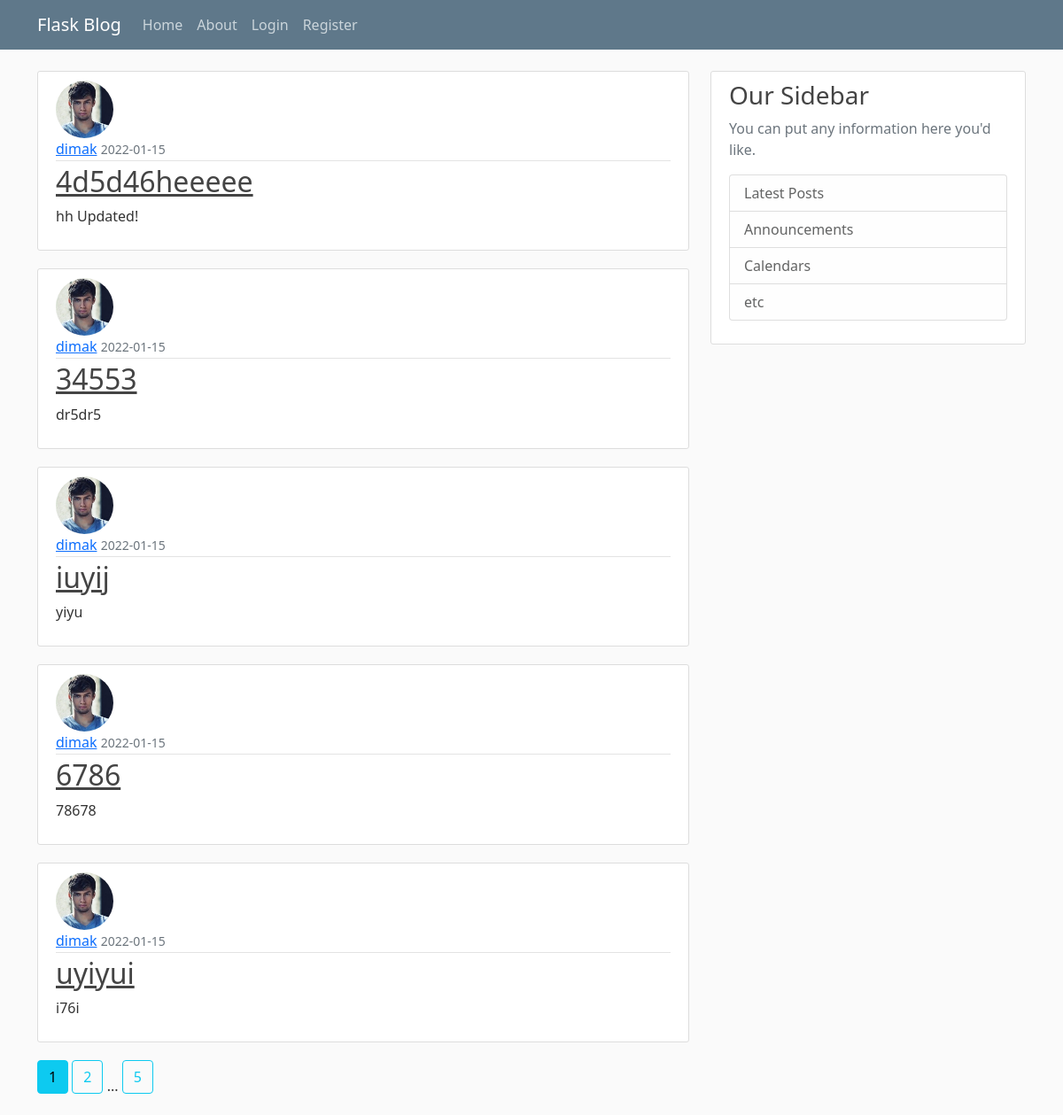
/home/, run on the app's committed database.
### flaskblog/models.py (models this page shows, shortened)
class Post(db.Model):
    id = db.Column(db.Integer, primary_key=True)
    title = db.Column(db.String(100), nullable=False)
    date_posted = db.Column(
        db.DateTime, nullable=False, default=datetime.utcnow
    )
    content = db.Column(db.Text, nullable=False)
    user_id = db.Column(db.Integer, db.ForeignKey('user.id'), nullable=False)

class User(db.Model, UserMixin):
    id = db.Column(db.Integer, primary_key=True)
    username = db.Column(db.String(20), unique=True, nullable=False)
    email = db.Column(db.String(120), unique=True, nullable=False)
    image_file = db.Column(
        db.String(20), nullable=False, default='default.jpg'
    )
    password = db.Column(db.String(60), nullable=False)
    posts = db.relationship('Post', backref='author', lazy=True)

### flaskblog/main/routes.py (the view)
@main.route("/")
@main.route("/home/")
def home():
    page = request.args.get('page', 1, type=int)
    posts = Post.query.order_by(Post.date_posted.desc()).paginate(
        page=page, per_page=5
    )
    return render_template('home.html', posts=posts)

### flaskblog/templates/home.html
{% extends 'layout.html' %}
{% block content %}
    {% for post in posts.items %}
    <article class="media content-section">
        <img class="rounded-circle article-img" src="{{ url_for('static', filename='profile_pics/' + post.author.image_file) }}" alt="">
        <div class="media-body">
            <div class="article-metadata">
                <a class="mr-2" href="{{ url_for('users.user_posts', username=post.author.username )}}">{{ post.author.username }}</a>
                <small class="text-muted">{{ post.date_posted.strftime('%Y-%m-%d') }}</small>
            </div>
            <h2><a class="article-title" href="{{ url_for('posts.post', post_id=post.id) }}">{{ post.title }}</a></h2>
            <p class="article-content">{{ post.content }}</p>
        </div>
    </article>
    {% endfor %}
    {% for page_num in posts.iter_pages(left_edge=1, right_edge=1, left_current=1, right_current=2) %}
        {% if page_num %}
            {% if posts.page == page_num %}
                <a class="btn btn-info mb-4" href="{{ url_for('main.home', page=page_num) }}">{{ page_num }}</a>
            {% else %}
                <a class="btn btn-outline-info mb-4" href="{{ url_for('main.home', page=page_num) }}">{{ page_num }}</a>
            {% endif %}
        {% else %}
            ...
        {% endif %}
    {% endfor %}
{% endblock content %}

### flaskblog/static/main.css (style rules this page uses)
body { background: #fafafa; color: #333333; margin-top: 5rem; }
h1, h2, h3, h4, h5, h6 { color: #444444; }
.content-section { background: #ffffff; padding: 10px 20px; border: 1px solid #dddddd; border-radius: 3px; margin-bottom: 20px; }
.article-title { color: #444444; }
.article-content { white-space: pre-line; }
.article-img { height: 65px; width: 65px; margin-right: 16px; }
.article-metadata { padding-bottom: 1px; margin-bottom: 4px; border-bottom: 1px solid #e3e3e3 }

### data on the page
Post: image_file (picture), author.username "dimak", date_posted "2022-01-15", title "4d5d46heeeee", content "hh Updated!"
Post: image_file (picture), author.username "dimak", date_posted "2022-01-15", title "34553", content "dr5dr5"
Post: image_file (picture), author.username "dimak", date_posted "2022-01-15", title "iuyij", content "yiyu"
Post: image_file (picture), author.username "dimak", date_posted "2022-01-15", title "6786", content "78678"
Post: image_file (picture), author.username "dimak", date_posted "2022-01-15", title "uyiyui", content "i76i"

### other printed values
{{ page_num }} "1"
{{ page_num }} "2" "5"
